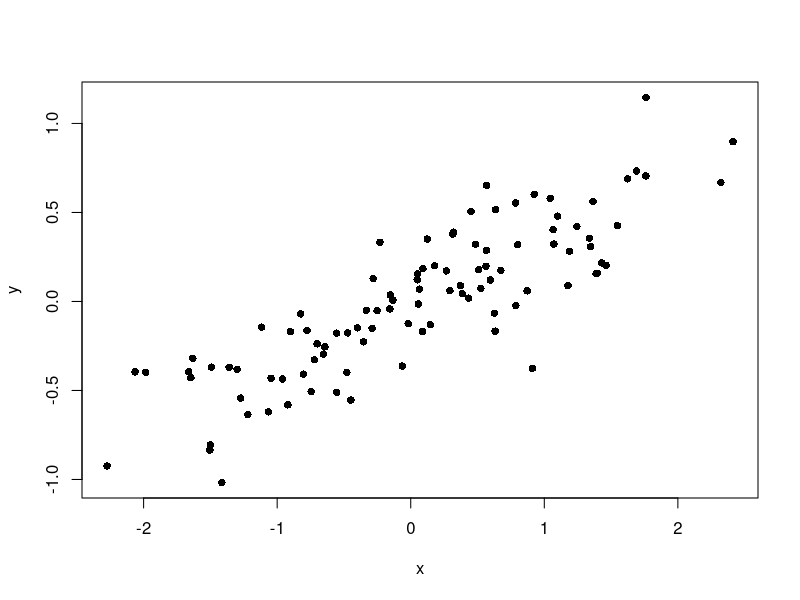

Write R code to recreate this figure.
## ---- chunk 1
x <- rnorm(100)
y <- (x * 0.3) + rnorm(100, sd=0.2)
plot(x,y,pch=16)
